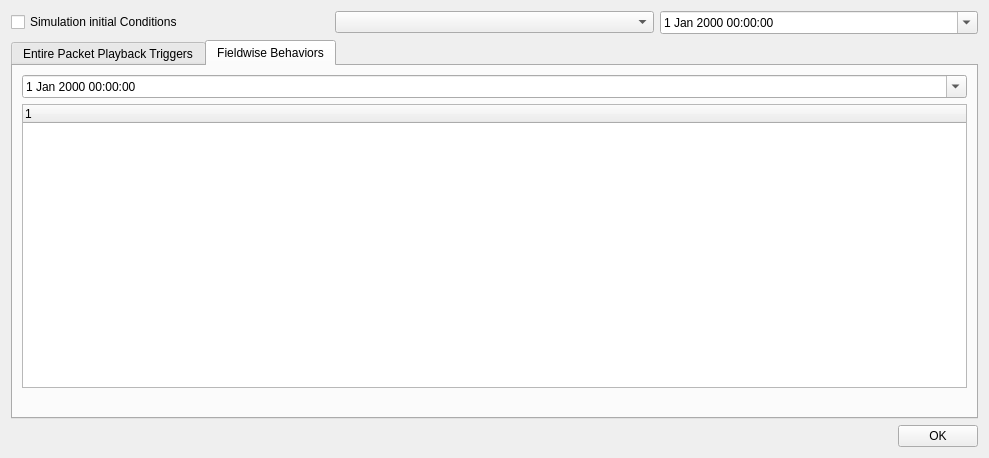
<?xml version="1.0" encoding="UTF-8"?>
<ui version="4.0">
 <class>SimBehaviorEditor</class>
 <widget class="QWidget" name="SimBehaviorEditor">
  <property name="geometry">
   <rect>
    <x>0</x>
    <y>0</y>
    <width>989</width>
    <height>458</height>
   </rect>
  </property>
  <property name="windowTitle">
   <string>Simulated Packet Behavior Editor</string>
  </property>
  <layout class="QVBoxLayout" name="verticalLayout_2">
   <item>
    <layout class="QVBoxLayout" name="verticalLayout">
     <item>
      <layout class="QHBoxLayout" name="horizontalLayout">
       <item>
        <widget class="QCheckBox" name="simInitConditions">
         <property name="text">
          <string>Simulation initial Conditions</string>
         </property>
        </widget>
       </item>
       <item>
        <widget class="QComboBox" name="databaseSelectBox"/>
       </item>
       <item>
        <widget class="QDateTimeEdit" name="databaseTimeEdit">
         <property name="calendarPopup">
          <bool>true</bool>
         </property>
        </widget>
       </item>
      </layout>
     </item>
     <item>
      <widget class="QTabWidget" name="tabWidget">
       <property name="currentIndex">
        <number>1</number>
       </property>
       <widget class="QWidget" name="tab">
        <attribute name="title">
         <string>Entire Packet Playback Triggers</string>
        </attribute>
        <layout class="QVBoxLayout" name="verticalLayout_4">
         <item>
          <layout class="QVBoxLayout" name="verticalLayout_3">
           <item>
            <widget class="QTableWidget" name="wholePacketPlaybackTable">
             <property name="sizeAdjustPolicy">
              <enum>QAbstractScrollArea::AdjustToContents</enum>
             </property>
            </widget>
           </item>
           <item>
            <layout class="QHBoxLayout" name="horizontalLayout_4">
             <property name="bottomMargin">
              <number>10</number>
             </property>
             <item>
              <spacer name="horizontalSpacer_3">
               <property name="orientation">
                <enum>Qt::Horizontal</enum>
               </property>
               <property name="sizeHint" stdset="0">
                <size>
                 <width>40</width>
                 <height>20</height>
                </size>
               </property>
              </spacer>
             </item>
             <item>
              <widget class="QPushButton" name="addPlaybackTriggerButton">
               <property name="text">
                <string>Add Playback Trigger</string>
               </property>
              </widget>
             </item>
             <item>
              <widget class="QPushButton" name="removePlaybackTriggerButton">
               <property name="text">
                <string>Remove Playback Trigger</string>
               </property>
              </widget>
             </item>
            </layout>
           </item>
          </layout>
         </item>
        </layout>
       </widget>
       <widget class="QWidget" name="tab_2">
        <attribute name="title">
         <string>Fieldwise Behaviors</string>
        </attribute>
        <layout class="QVBoxLayout" name="verticalLayout_5">
         <item>
          <widget class="QDateTimeEdit" name="dateTimeEdit">
           <property name="calendarPopup">
            <bool>true</bool>
           </property>
          </widget>
         </item>
         <item>
          <widget class="QTreeWidget" name="fieldwiseBehaviorTree">
           <property name="sizeAdjustPolicy">
            <enum>QAbstractScrollArea::AdjustToContents</enum>
           </property>
           <column>
            <property name="text">
             <string notr="true">1</string>
            </property>
           </column>
          </widget>
         </item>
         <item>
          <layout class="QHBoxLayout" name="horizontalLayout_3">
           <property name="bottomMargin">
            <number>0</number>
           </property>
           <item>
            <spacer name="horizontalSpacer_2">
             <property name="orientation">
              <enum>Qt::Horizontal</enum>
             </property>
             <property name="sizeHint" stdset="0">
              <size>
               <width>40</width>
               <height>20</height>
              </size>
             </property>
            </spacer>
           </item>
          </layout>
         </item>
        </layout>
       </widget>
      </widget>
     </item>
     <item>
      <layout class="QHBoxLayout" name="horizontalLayout_2">
       <item>
        <spacer name="horizontalSpacer">
         <property name="orientation">
          <enum>Qt::Horizontal</enum>
         </property>
         <property name="sizeHint" stdset="0">
          <size>
           <width>40</width>
           <height>20</height>
          </size>
         </property>
        </spacer>
       </item>
       <item>
        <widget class="QPushButton" name="okButton">
         <property name="text">
          <string>OK</string>
         </property>
        </widget>
       </item>
      </layout>
     </item>
    </layout>
   </item>
  </layout>
 </widget>
 <resources/>
 <connections/>
</ui>
